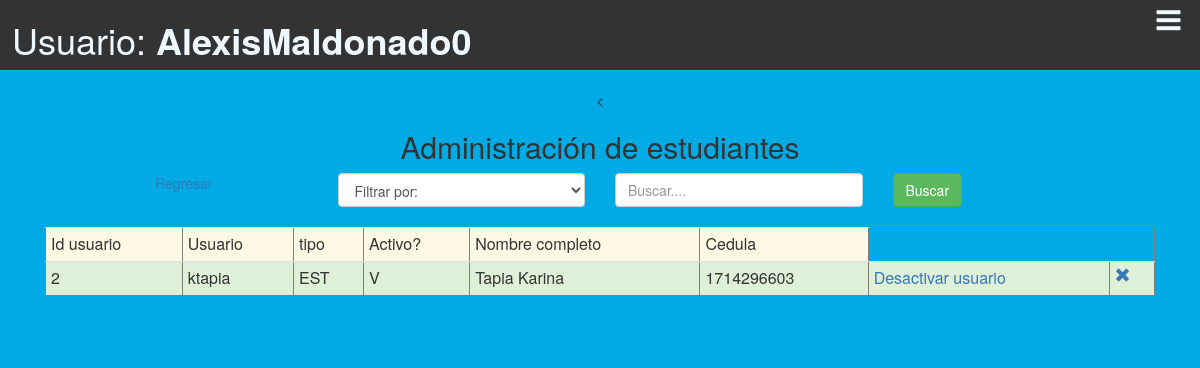
Screenshot of /aplicacion/modulos_administrador/adm_ejecutar_buscar_estudiantes.php (signed in) with the database file from the repository.
### tables this page shows
CREATE TABLE `estudiante` (
  `idestudiante` int(11) NOT NULL,
  `ci` varchar(45) DEFAULT NULL,
  `nombres` varchar(45) DEFAULT NULL,
  `apellidos` varchar(45) DEFAULT NULL,
  `carrera` varchar(45) DEFAULT NULL,
  `id_facultad` int(11) DEFAULT NULL,
  `mail` varchar(45) DEFAULT NULL,
  `id_usuario` int(11) DEFAULT NULL,
  `fecha_nacimiento` varchar(45) DEFAULT NULL,
  `genero` varchar(1) DEFAULT NULL,
  `ciudad` varchar(10) DEFAULT NULL,
  `domicilio` varchar(60) DEFAULT NULL,
  `celular` varchar(15) DEFAULT NULL,
  `convencional` varchar(15) DEFAULT NULL
);

CREATE TABLE `usuario` (
  `idUsuario` int(11) NOT NULL,
  `usuario` varchar(45) DEFAULT NULL,
  `contrasenia` varchar(45) DEFAULT NULL,
  `tipo_usuario` varchar(3) DEFAULT NULL,
  `activo` varchar(1) DEFAULT NULL,
  `cambio_de_clave` varchar(1) DEFAULT NULL,
  `foto` varchar(45) DEFAULT ''
);

### aplicacion/modulos_administrador/adm_ejecutar_buscar_estudiantes.php (the view, shortened to what this page needs)
<!DOCTYPE html>
<html xmlns="http://www.w3.org/1999/xhtml" lang="es">
    <head>
        <link rel="stylesheet" href="../../plugins/bootstrap/css/Profesor.css">
        <link rel="stylesheet" href="../../css/fontello.css">
        <link rel="stylesheet" href="../../plugins/bootstrap/css/bootstrap.min.css"></link>
    </head>
<body style="background-color:#00aae4;">
<header>
       <div class="Menu-Vertical">
          <h1>Usuario: <strong><?php echo $_SESSION['usuario'] ?></strong></h1>
          <label class="icon-menu" for="menu-bar"></label>
       </div>
   </header>
<main>
<div class="container-fluid text-center">
    <section id="banner_pr">
    <<div class="container-fluid text-center">
        <div class="col-sm-12 text-center">
                    <h2> Administración de estudiantes</h2>
                    <form onsubmit="return validar_busqueda_cedula()" action="../modulos_administrador/adm_ejecutar_buscar_estudiantes.php" method="post" enctype="multipart/form-data">
                        <div class="col-md-3">
                            <a href="adm_buscar_estudiantes.php">Regresar</a>
                        </div>
                        <div class="col-md-3 text-left ">
                            <select class= "form-control" name="tipo_criterio" dir="ltr" required id="select_criterio">
                                <option value="">Filtrar por:</option>
                            </select></br>
                        </div>
                        <div class="col-md-3 text-center">
                            <input type="text" class="form-control" id="criterio_busqueda" placeholder="Buscar...." name="criterio_busqueda" required></br>
                        </div>
                        <div class="col-md-3 text-left">
                            <button id="registrar" type="submit" class="btn btn-success">Buscar</button>
                        </div>
                    </form>
                    <?php
                    $statement = 'select u.*,e.nombres, e.apellidos, e.ci from usuario as u, estudiante as e where u.idUsuario=e.id_usuario';
                    $conexion = new Conexion();
                    $consulta = $conexion->prepare($statement);
                    $consulta->setFetchMode(PDO::FETCH_ASSOC);
                    $consulta->execute();
                    echo '<table border ="1|1" class="table table-condensed";>';
                    echo '<tr class="warning">';
                    echo '<td>Id usuario</td>';
                    echo '<td>Usuario</td>';
                    echo '<td>tipo</td>';
                    echo '<td>Activo?</td>';
                    echo '<td>Nombre completo</td>';
                    echo '<td>Cedula</td>';
                    echo "</tr>";
                    if ($consulta->rowCount() != 0) {
                        while ($row = $consulta->fetch()) {
                            echo '<tr class="success">';
                            echo '<td>' . $row['idUsuario'] . '</td>';
                            echo '<td>' . $row['usuario'] . '</td>';
                            echo '<td>' . $row['tipo_usuario'] . '</td>';
                            echo '<td>' . $row['activo'] . '</td>';
                            echo '<td>' . $row['apellidos'] . '  ' . $row['nombres'] . '</td>';
                            echo '<td>' . $row['ci'] . '</td>';
                            if ($row['activo'] == 'V') {
                                echo '<td><a href="adm_buscar_estudiantes.php?id=' . $row['idUsuario'] . '&id_gestion=1">Desactivar usuario</a></td>';
                            } else {
                                echo '<td><a href="adm_buscar_estudiantes.php?id=' . $row['idUsuario'] . '&id_gestion=2">Activar usuario</a></td>';
                            }
                            echo "<td><a onClick=\"javascript: return confirm('Realmente desea eliminar el estudiante seleccionado?');\" href='adm_buscar_estudiantes.php?id=" . $row['idUsuario'] . "&id_gestion=3'><span class='glyphicon glyphicon-remove'></a></td>";
                            echo '</tr>';
                        }
                    }
                    echo '</table>';
                    ?>
                </div>
            </div>
        </div></br></br></br>
</main>
    </body>
</html>

### rows the page displays
estudiante: id_usuario.idUsuario "2", id_usuario.usuario "ktapia", id_usuario.tipo_usuario "EST", id_usuario.activo "V", apellidos "Tapia", nombres "Karina", ci "1714296603"

### other values shown
$_SESSION['usuario'] "AlexisMaldonado0"
